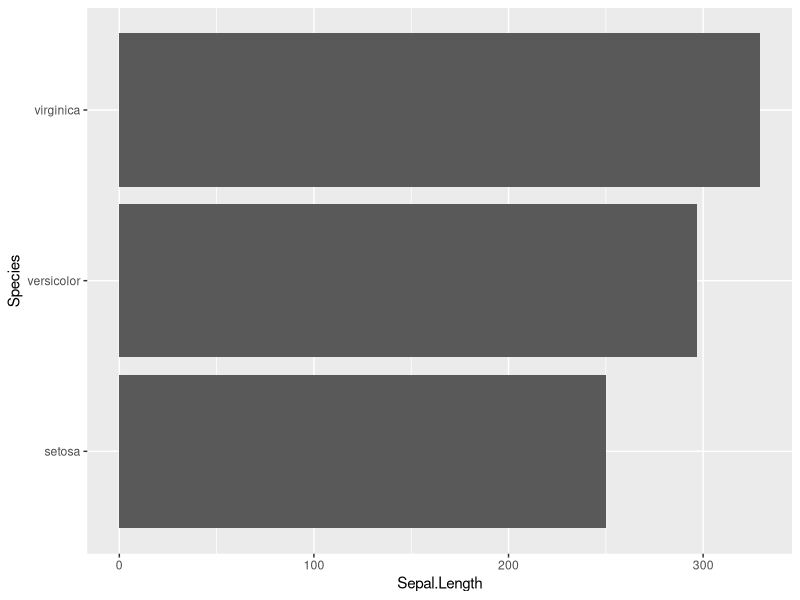
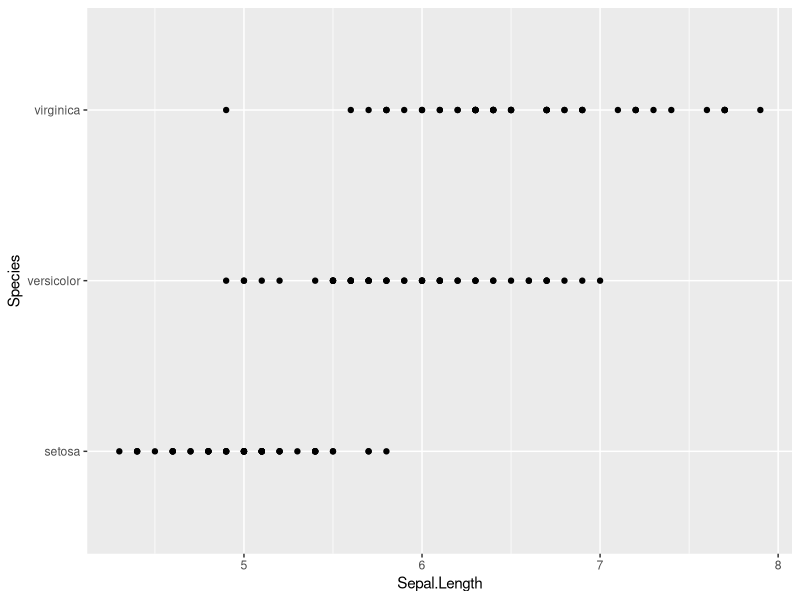
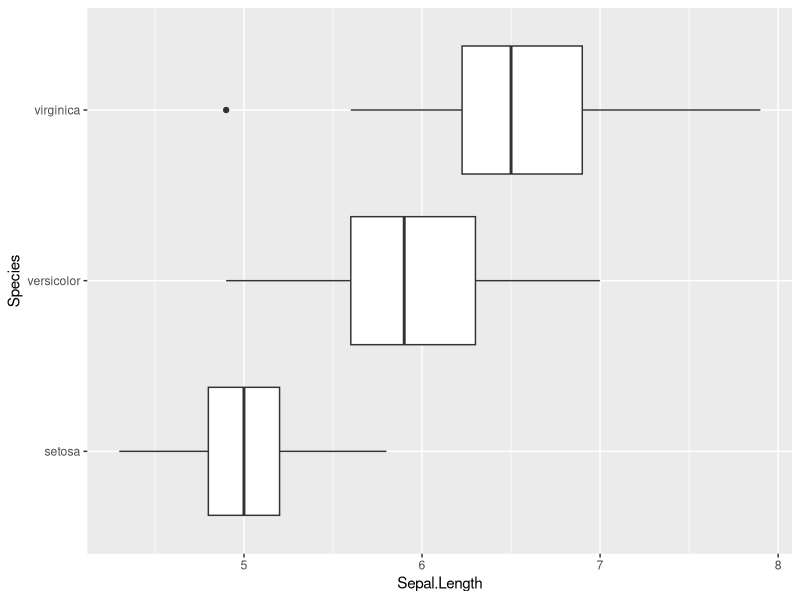

Here is the R script that generated these plots, in order:
## ---- chunk 1
print("First R lesson.")
## ---- chunk 2
print(23)
## ---- chunk 3
x <- "First R lesson."
x
## ---- chunk 4
x <- "First"
cat(x, "R lesson.")
sprintf("%s R lesson.",x)
## ---- chunk 5
x = 23
x
## ---- chunk 6
x <- "First program."
x
## ---- chunk 7
"First Program." -> x
x
## ---- chunk 8
x<- y<- 23
x
y
## ---- chunk 9
f_Name <- function (argument) {
statement
}

## ---- chunk 10
power <- function(x, y) {
  p <- x^y
print(paste(x,"raised to the power", y, "is", p))
}
## ---- chunk 11
power(4,3)
## ---- chunk 12
#install.packages()
## ---- chunk 13
library(ggplot2)
head(iris)
## ---- chunk 14
ggplot(data = iris, aes(x = Sepal.Length, y = Species)) +
    geom_bar(stat= "identity")
## ---- chunk 15
plot <- ggplot(data = iris, aes(x = Sepal.Length, y = Species)) 
    plot+
    geom_point()
## ---- chunk 16
plot+
  geom_boxplot()

